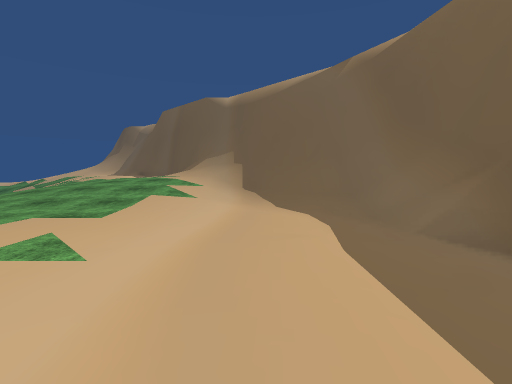
[1] (above)

16 first-person views from a walk through a scene from a Unity 3-D project. The camera is 1.3 m above the floor, tilts 4° down and sees 85° across. The floor is counted in squares, 2 m on a side. Each view is taken from the middle of a square. On the plan, view 1 faces up. The plan holds only what a view shows up to about 9 squares ahead; the rest is blank. The place goes on beyond the plan. The player is left out. Some animated figures are left out. Some surface patterns are stand-ins.

[2]
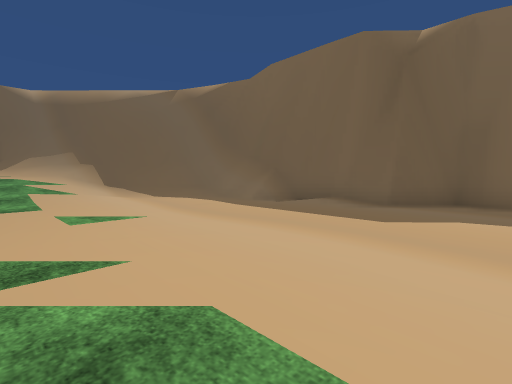

[3]
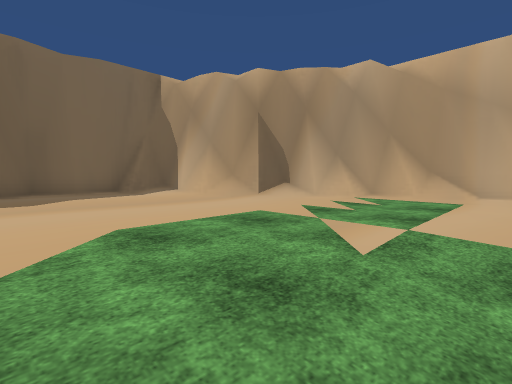

[4]
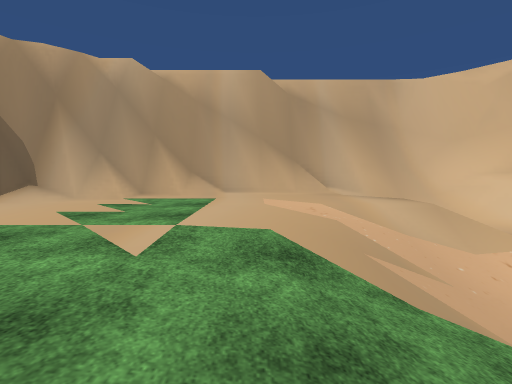

[5]
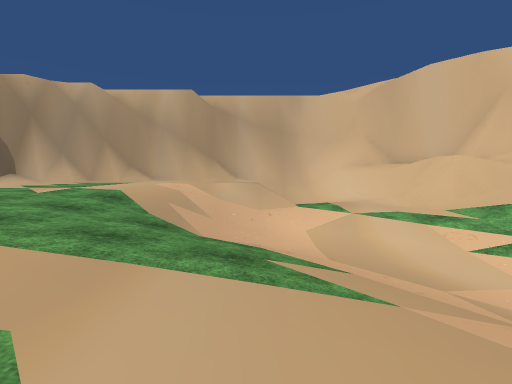

[6]
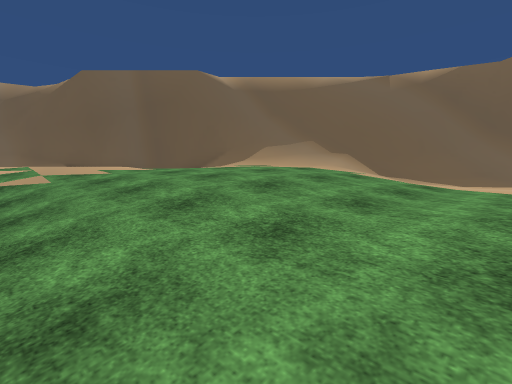

[7]
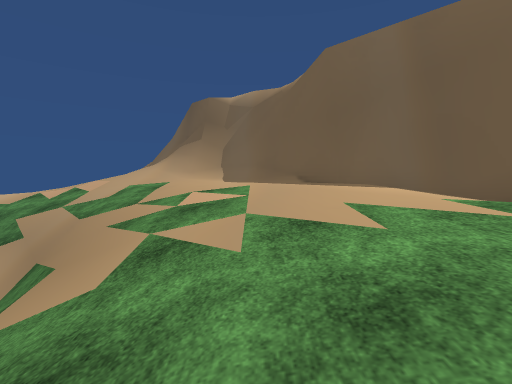

[8]
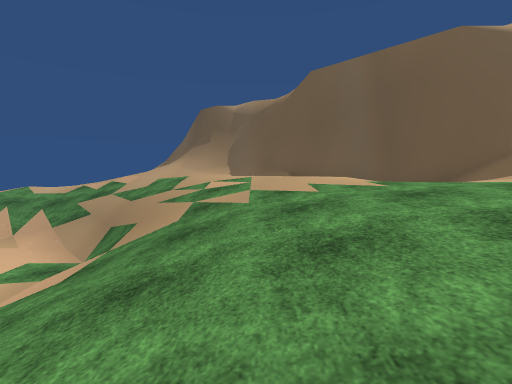

[9]
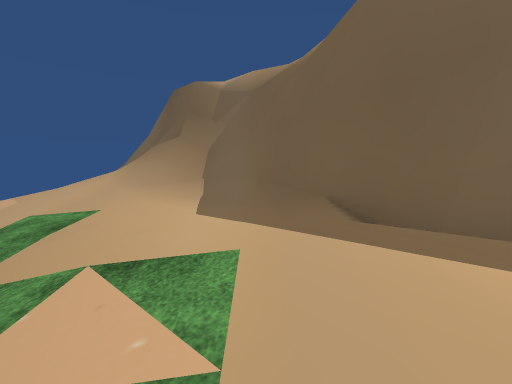

[10]
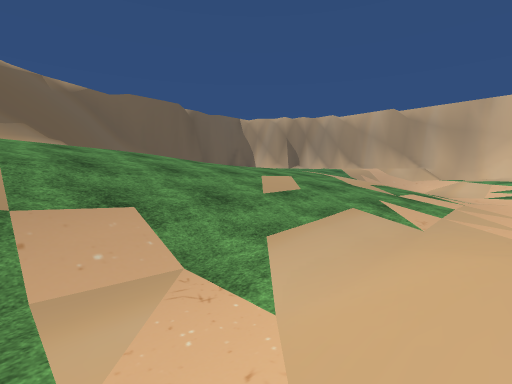

[11]
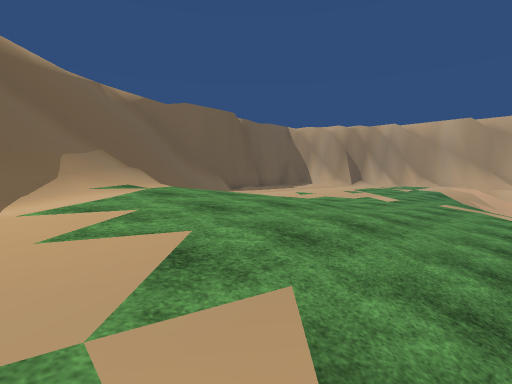

[12]
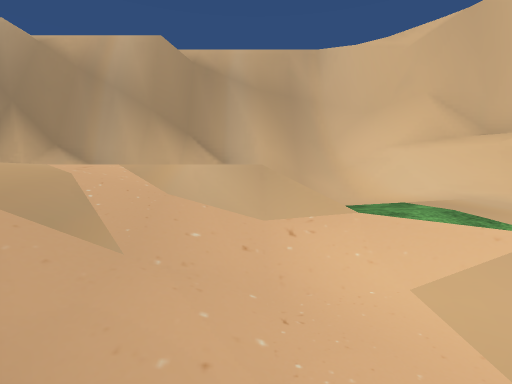

[13]
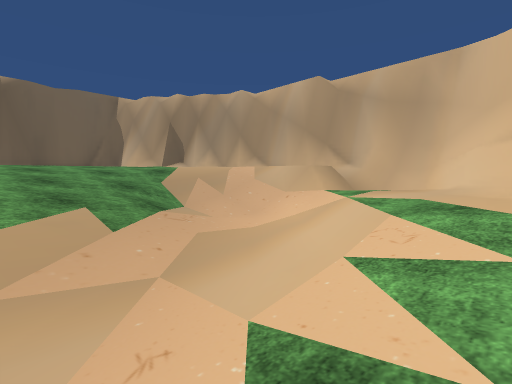

[14]
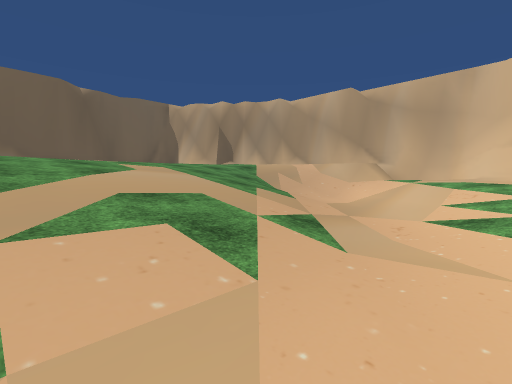

[15]
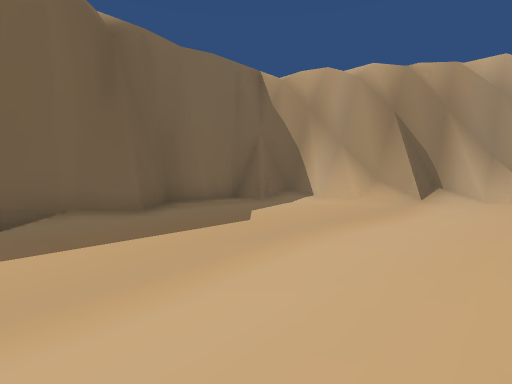

[16]
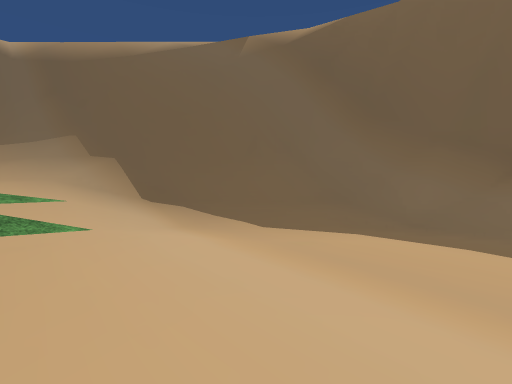

### Floor plan
Key: @ floor where view 1 was taken; # wall or solid block; . main floor; - floor 0.25 m lower than the main floor; : floor 0.75 m higher than the main floor; + floor 1 m higher than the main floor; _ floor 1 m lower than the main floor; < floor 2 m lower than the main floor; * floor 8 m higher than the main floor; / step, stairs or slope; = window, fence, low wall or low ledge; v drop or lower ground.
Columns run from 12 left of view 1 to 5 right of it. Each row starts with its distance up from view 1.
 20   ##/*
 19   /=#v/
 18  ///=#/
 17 /////#v
 16 /////##
 15 //////##
 14 ////++/##
 13 /////++/##**
 12 //////+//##v
 11 <<////////#v=*
 10 /</////////##/*
  9 /<//////:+/=#v/
  8 /<//////:://##v/
  7 /<///////////#v/*
  6 /////////////##v/
  5 //////.../.../#v/
  4 </////........#v
  3 ///////.......=#
  2 ///////........#
  1 /</////-.......#*
  0 ////////....@..#v*
 -1 ////////........#*
 -2 ///<////........#/
 -3 ///////........##
 -4 #__////...../###v
 -5 =//=/....../##vv/
 -6 ==/=/.....###v//
 -7 ##=//.../###v/*
 -8 ##////####vv/
 -9 =######vvv/
-10 */vvvv//

Where each view was taken, in squares from view 1:
view 1: 0 up, 0 right, facing up
view 2: 2 down, 3 left, facing up-right
view 3: 0 up, 5 left, facing down-right
view 4: 0 up, 5 left, facing down
view 5: 3 up, 8 left, facing down
view 6: 4 up, 8 left, facing up-right
view 7: 8 up, 7 left, facing up
view 8: 6 up, 7 left, facing up
view 9: 11 up, 7 left, facing up
view 10: 10 up, 12 left, facing down-right
view 11: 11 up, 8 left, facing down-right
view 12: 1 down, 8 left, facing down
view 13: 1 up, 12 left, facing down-right
view 14: 4 up, 12 left, facing down-right
view 15: 2 up, 2 left, facing down-right
view 16: 3 up, 2 left, facing up-right
